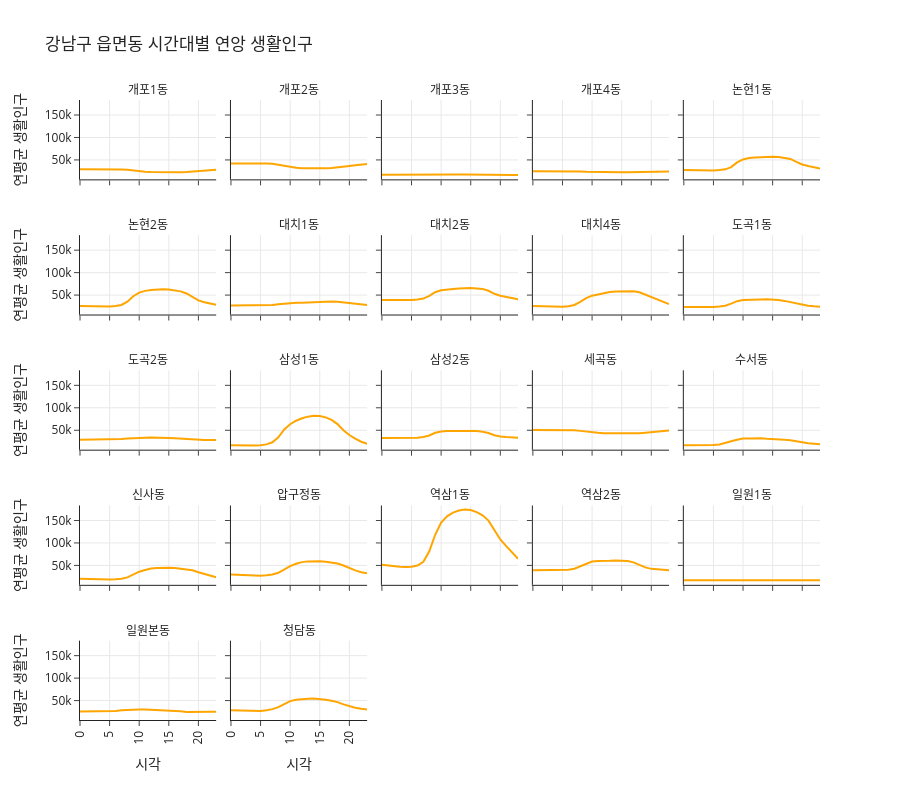

The notebook cell this image was saved under:
### Code cell
# 강남구

fig = px.line(SPOP_2025_ADM_mid[SPOP_2025_ADM_mid['SGG_NM']=='강남구'], 
              x = 'TT_str', 
              y = 'SPOP_mid', 
              labels = {'TT_str' : '시각', 'SPOP_mid' : '연평균 생활인구'},
              title = '강남구 읍면동 시간대별 연앙 생활인구',
              facet_col = 'ADMI_NM',
              facet_col_wrap = 5,
              facet_row_spacing=0.09, # default is 0.07 when facet_col_wrap is used
              facet_col_spacing=0.02,
              # markers = True,   # 마커추가
              height = 800,
              template="simple_white"
             )

fig.update_yaxes(showgrid=True)
fig.update_xaxes(showgrid=True, tickangle=-90)
# fig.update_xaxes(rangeslider_visible=True) # x축 범위를 설정
fig.update_traces(line_color='orange')

fig.for_each_annotation(lambda a: a.update(text=a.text.split("=")[-1]))


fig.show()
fig.write_html("html/1_5.html")

### Figure 1 — Plotly figure (JSON) as saved in the notebook; plotly's stock layout.template omitted (floating-point values rounded to 4 significant figures)
{"data": [{"hovertemplate": "ADMI_NM=개포1동<br>시각=%{x}<br>연평균 생활인구=%{y}<extra></extra>", "legendgroup": "", "line": {"color": "orange", "dash": "solid"}, "marker": {"symbol": "circle"}, "mode": "lines", "name": "", "orientation": "v", "showlegend": false, "type": "scatter", "x": [0, 1, 2, 3, 4, 5, 6, 7, 8, 9, 10, 11, 12, 13, 14, 15, 16, 17, 18, 19, 20, 21, 22, 23], "xaxis": "x21", "y": [29350.0, 29510.0, 29690.0, 29760.0, 29780.0, 29720.0, 29350.0, 28930.0, 27890.0, 26060.0, 24640.0, 23630.0, 22990.0, 22660.0, 22540.0, 22450.0, 22390.0, 22540.0, 22940.0, 23990.0, 25120.0, 26250.0, 27590.0, 28400.0], "yaxis": "y21"}, {"hovertemplate": "ADMI_NM=개포2동<br>시각=%{x}<br>연평균 생활인구=%{y}<extra></extra>", "legendgroup": "", "line": {"color": "orange", "dash": "solid"}, "marker": {"symbol": "circle"}, "mode": "lines", "name": "", "orientation": "v", "showlegend": false, "type": "scatter", "x": [0, 1, 2, 3, 4, 5, 6, 7, 8, 9, 10, 11, 12, 13, 14, 15, 16, 17, 18, 19, 20, 21, 22, 23], "xaxis": "x22", "y": [42170.0, 42310.0, 42490.0, 42570.0, 42580.0, 42550.0, 42180.0, 41450.0, 39150.0, 35830.0, 33820.0, 32500.0, 31670.0, 31230.0, 31030.0, 31130.0, 31490.0, 32060.0, 32960.0, 34770.0, 36450.0, 38140.0, 40020.0, 41080.0], "yaxis": "y22"}, {"hovertemplate": "ADMI_NM=개포3동<br>시각=%{x}<br>연평균 생활인구=%{y}<extra></extra>", "legendgroup": "", "line": {"color": "orange", "dash": "solid"}, "marker": {"symbol": "circle"}, "mode": "lines", "name": "", "orientation": "v", "showlegend": false, "type": "scatter", "x": [0, 1, 2, 3, 4, 5, 6, 7, 8, 9, 10, 11, 12, 13, 14, 15, 16, 17, 18, 19, 20, 21, 22, 23], "xaxis": "x23", "y": [17020.0, 17090.0, 17180.0, 17210.0, 17220.0, 17250.0, 17410.0, 17920.0, 18650.0, 18480.0, 18200.0, 17880.0, 17510.0, 17400.0, 17320.0, 17150.0, 16750.0, 16280.0, 15730.0, 15580.0, 15800.0, 16110.0, 16500.0, 16720.0], "yaxis": "y23"}, {"hovertemplate": "ADMI_NM=개포4동<br>시각=%{x}<br>연평균 생활인구=%{y}<extra></extra>", "legendgroup": "", "line": {"color": "orange", "dash": "solid"}, "marker": {"symbol": "circle"}, "mode": "lines", "name": "", "orientation": "v", "showlegend": false, "type": "scatter", "x": [0, 1, 2, 3, 4, 5, 6, 7, 8, 9, 10, 11, 12, 13, 14, 15, 16, 17, 18, 19, 20, 21, 22, 23], "xaxis": "x24", "y": [24880.0, 24970.0, 25080.0, 25130.0, 25140.0, 25110.0, 24950.0, 24890.0, 24330.0, 23770.0, 23380.0, 23130.0, 22960.0, 22700.0, 22530.0, 22610.0, 22680.0, 22710.0, 22920.0, 23080.0, 23270.0, 23640.0, 24190.0, 24490.0], "yaxis": "y24"}, {"hovertemplate": "ADMI_NM=논현1동<br>시각=%{x}<br>연평균 생활인구=%{y}<extra></extra>", "legendgroup": "", "line": {"color": "orange", "dash": "solid"}, "marker": {"symbol": "circle"}, "mode": "lines", "name": "", "orientation": "v", "showlegend": false, "type": "scatter", "x": [0, 1, 2, 3, 4, 5, 6, 7, 8, 9, 10, 11, 12, 13, 14, 15, 16, 17, 18, 19, 20, 21, 22, 23], "xaxis": "x25", "y": [27860.0, 27370.0, 26970.0, 26670.0, 26500.0, 26650.0, 27370.0, 29130.0, 34140.0, 44440.0, 51180.0, 54070.0, 55140.0, 56340.0, 57310.0, 57260.0, 56420.0, 55020.0, 52160.0, 45770.0, 39910.0, 36480.0, 33550.0, 30890.0], "yaxis": "y25"}, {"hovertemplate": "ADMI_NM=논현2동<br>시각=%{x}<br>연평균 생활인구=%{y}<extra></extra>", "legendgroup": "", "line": {"color": "orange", "dash": "solid"}, "marker": {"symbol": "circle"}, "mode": "lines", "name": "", "orientation": "v", "showlegend": false, "type": "scatter", "x": [0, 1, 2, 3, 4, 5, 6, 7, 8, 9, 10, 11, 12, 13, 14, 15, 16, 17, 18, 19, 20, 21, 22, 23], "xaxis": "x16", "y": [25920.0, 25420.0, 24890.0, 24590.0, 24430.0, 24610.0, 25670.0, 28040.0, 35260.0, 47580.0, 55600.0, 59370.0, 61280.0, 62400.0, 62920.0, 62370.0, 60760.0, 58290.0, 53670.0, 44970.0, 38060.0, 33900.0, 30790.0, 28530.0], "yaxis": "y16"}, {"hovertemplate": "ADMI_NM=대치1동<br>시각=%{x}<br>연평균 생활인구=%{y}<extra></extra>", "legendgroup": "", "line": {"color": "orange", "dash": "solid"}, "marker": {"symbol": "circle"}, "mode": "lines", "name": "", "orientation": "v", "showlegend": false, "type": "scatter", "x": [0, 1, 2, 3, 4, 5, 6, 7, 8, 9, 10, 11, 12, 13, 14, 15, 16, 17, 18, 19, 20, 21, 22, 23], "xaxis": "x17", "y": [26760.0, 26720.0, 26720.0, 26700.0, 26730.0, 26870.0, 27150.0, 27910.0, 29720.0, 31100.0, 32070.0, 32730.0, 33090.0, 33780.0, 34410.0, 34960.0, 35360.0, 35540.0, 35050.0, 33630.0, 32440.0, 31700.0, 29920.0, 27890.0], "yaxis": "y17"}, {"hovertemplate": "ADMI_NM=대치2동<br>시각=%{x}<br>연평균 생활인구=%{y}<extra></extra>", "legendgroup": "", "line": {"color": "orange", "dash": "solid"}, "marker": {"symbol": "circle"}, "mode": "lines", "name": "", "orientation": "v", "showlegend": false, "type": "scatter", "x": [0, 1, 2, 3, 4, 5, 6, 7, 8, 9, 10, 11, 12, 13, 14, 15, 16, 17, 18, 19, 20, 21, 22, 23], "xaxis": "x18", "y": [38960.0, 38850.0, 38870.0, 38870.0, 38900.0, 39210.0, 40110.0, 42200.0, 48280.0, 56430.0, 60810.0, 62710.0, 63520.0, 64840.0, 65520.0, 65740.0, 64920.0, 63770.0, 59600.0, 52860.0, 48450.0, 46090.0, 43210.0, 40520.0], "yaxis": "y18"}, {"hovertemplate": "ADMI_NM=대치4동<br>시각=%{x}<br>연평균 생활인구=%{y}<extra></extra>", "legendgroup": "", "line": {"color": "orange", "dash": "solid"}, "marker": {"symbol": "circle"}, "mode": "lines", "name": "", "orientation": "v", "showlegend": false, "type": "scatter", "x": [0, 1, 2, 3, 4, 5, 6, 7, 8, 9, 10, 11, 12, 13, 14, 15, 16, 17, 18, 19, 20, 21, 22, 23], "xaxis": "x19", "y": [25560.0, 25060.0, 24590.0, 24310.0, 24170.0, 24190.0, 25010.0, 27990.0, 34870.0, 43110.0, 48750.0, 52030.0, 54590.0, 56990.0, 58130.0, 58580.0, 58580.0, 58440.0, 56280.0, 50810.0, 45640.0, 41330.0, 35380.0, 29820.0], "yaxis": "y19"}, {"hovertemplate": "ADMI_NM=도곡1동<br>시각=%{x}<br>연평균 생활인구=%{y}<extra></extra>", "legendgroup": "", "line": {"color": "orange", "dash": "solid"}, "marker": {"symbol": "circle"}, "mode": "lines", "name": "", "orientation": "v", "showlegend": false, "type": "scatter", "x": [0, 1, 2, 3, 4, 5, 6, 7, 8, 9, 10, 11, 12, 13, 14, 15, 16, 17, 18, 19, 20, 21, 22, 23], "xaxis": "x20", "y": [23400.0, 23270.0, 23180.0, 23140.0, 23180.0, 23460.0, 24390.0, 26390.0, 30900.0, 36410.0, 38930.0, 39920.0, 40120.0, 40370.0, 40640.0, 40100.0, 38870.0, 37090.0, 34420.0, 30700.0, 28010.0, 26440.0, 25200.0, 24260.0], "yaxis": "y20"}, {"hovertemplate": "ADMI_NM=도곡2동<br>시각=%{x}<br>연평균 생활인구=%{y}<extra></extra>", "legendgroup": "", "line": {"color": "orange", "dash": "solid"}, "marker": {"symbol": "circle"}, "mode": "lines", "name": "", "orientation": "v", "showlegend": false, "type": "scatter", "x": [0, 1, 2, 3, 4, 5, 6, 7, 8, 9, 10, 11, 12, 13, 14, 15, 16, 17, 18, 19, 20, 21, 22, 23], "xaxis": "x11", "y": [28730.0, 28830.0, 28730.0, 28690.0, 28750.0, 28900.0, 29460.0, 30380.0, 31600.0, 32630.0, 33220.0, 33490.0, 33630.0, 33700.0, 33500.0, 32940.0, 32180.0, 31320.0, 30340.0, 29120.0, 28390.0, 28210.0, 28440.0, 28440.0], "yaxis": "y11"}, {"hovertemplate": "ADMI_NM=삼성1동<br>시각=%{x}<br>연평균 생활인구=%{y}<extra></extra>", "legendgroup": "", "line": {"color": "orange", "dash": "solid"}, "marker": {"symbol": "circle"}, "mode": "lines", "name": "", "orientation": "v", "showlegend": false, "type": "scatter", "x": [0, 1, 2, 3, 4, 5, 6, 7, 8, 9, 10, 11, 12, 13, 14, 15, 16, 17, 18, 19, 20, 21, 22, 23], "xaxis": "x12", "y": [16880.0, 16420.0, 16010.0, 15830.0, 15890.0, 16490.0, 18530.0, 23210.0, 34370.0, 51760.0, 63380.0, 71240.0, 76750.0, 80300.0, 82360.0, 81770.0, 78720.0, 73110.0, 63720.0, 49960.0, 39340.0, 31180.0, 24400.0, 20000.0], "yaxis": "y12"}, {"hovertemplate": "ADMI_NM=삼성2동<br>시각=%{x}<br>연평균 생활인구=%{y}<extra></extra>", "legendgroup": "", "line": {"color": "orange", "dash": "solid"}, "marker": {"symbol": "circle"}, "mode": "lines", "name": "", "orientation": "v", "showlegend": false, "type": "scatter", "x": [0, 1, 2, 3, 4, 5, 6, 7, 8, 9, 10, 11, 12, 13, 14, 15, 16, 17, 18, 19, 20, 21, 22, 23], "xaxis": "x13", "y": [32940.0, 32910.0, 32890.0, 32820.0, 32770.0, 32850.0, 33420.0, 34950.0, 38360.0, 44350.0, 47200.0, 48250.0, 48560.0, 48730.0, 48990.0, 48900.0, 48250.0, 46740.0, 43860.0, 38990.0, 36030.0, 34790.0, 34180.0, 33520.0], "yaxis": "y13"}, {"hovertemplate": "ADMI_NM=세곡동<br>시각=%{x}<br>연평균 생활인구=%{y}<extra></extra>", "legendgroup": "", "line": {"color": "orange", "dash": "solid"}, "marker": {"symbol": "circle"}, "mode": "lines", "name": "", "orientation": "v", "showlegend": false, "type": "scatter", "x": [0, 1, 2, 3, 4, 5, 6, 7, 8, 9, 10, 11, 12, 13, 14, 15, 16, 17, 18, 19, 20, 21, 22, 23], "xaxis": "x14", "y": [50350.0, 50530.0, 50690.0, 50760.0, 50800.0, 50730.0, 50680.0, 50230.0, 48620.0, 46740.0, 45440.0, 44210.0, 43420.0, 42930.0, 42920.0, 43150.0, 43190.0, 43000.0, 43310.0, 44460.0, 45720.0, 47100.0, 48470.0, 49510.0], "yaxis": "y14"}, {"hovertemplate": "ADMI_NM=수서동<br>시각=%{x}<br>연평균 생활인구=%{y}<extra></extra>", "legendgroup": "", "line": {"color": "orange", "dash": "solid"}, "marker": {"symbol": "circle"}, "mode": "lines", "name": "", "orientation": "v", "showlegend": false, "type": "scatter", "x": [0, 1, 2, 3, 4, 5, 6, 7, 8, 9, 10, 11, 12, 13, 14, 15, 16, 17, 18, 19, 20, 21, 22, 23], "xaxis": "x15", "y": [16700.0, 16580.0, 16510.0, 16520.0, 16560.0, 17020.0, 18250.0, 21220.0, 25380.0, 28840.0, 31370.0, 31500.0, 32290.0, 32280.0, 31100.0, 30920.0, 30190.0, 28910.0, 27690.0, 25080.0, 22860.0, 21270.0, 19980.0, 18600.0], "yaxis": "y15"}, {"hovertemplate": "ADMI_NM=신사동<br>시각=%{x}<br>연평균 생활인구=%{y}<extra></extra>", "legendgroup": "", "line": {"color": "orange", "dash": "solid"}, "marker": {"symbol": "circle"}, "mode": "lines", "name": "", "orientation": "v", "showlegend": false, "type": "scatter", "x": [0, 1, 2, 3, 4, 5, 6, 7, 8, 9, 10, 11, 12, 13, 14, 15, 16, 17, 18, 19, 20, 21, 22, 23], "xaxis": "x6", "y": [20280.0, 19650.0, 19110.0, 18740.0, 18580.0, 18570.0, 18950.0, 20190.0, 23300.0, 30040.0, 36030.0, 39840.0, 42940.0, 44000.0, 44820.0, 44920.0, 44190.0, 43100.0, 42010.0, 39260.0, 34890.0, 30920.0, 26820.0, 23510.0], "yaxis": "y6"}, {"hovertemplate": "ADMI_NM=압구정동<br>시각=%{x}<br>연평균 생활인구=%{y}<extra></extra>", "legendgroup": "", "line": {"color": "orange", "dash": "solid"}, "marker": {"symbol": "circle"}, "mode": "lines", "name": "", "orientation": "v", "showlegend": false, "type": "scatter", "x": [0, 1, 2, 3, 4, 5, 6, 7, 8, 9, 10, 11, 12, 13, 14, 15, 16, 17, 18, 19, 20, 21, 22, 23], "xaxis": "x7", "y": [29910.0, 29260.0, 28510.0, 27830.0, 27330.0, 27240.0, 27860.0, 29590.0, 33650.0, 41610.0, 48470.0, 53650.0, 57300.0, 58970.0, 59830.0, 59410.0, 58170.0, 56530.0, 54330.0, 49780.0, 44070.0, 38960.0, 34900.0, 32320.0], "yaxis": "y7"}, {"hovertemplate": "ADMI_NM=역삼1동<br>시각=%{x}<br>연평균 생활인구=%{y}<extra></extra>", "legendgroup": "", "line": {"color": "orange", "dash": "solid"}, "marker": {"symbol": "circle"}, "mode": "lines", "name": "", "orientation": "v", "showlegend": false, "type": "scatter", "x": [0, 1, 2, 3, 4, 5, 6, 7, 8, 9, 10, 11, 12, 13, 14, 15, 16, 17, 18, 19, 20, 21, 22, 23], "xaxis": "x8", "y": [51670.0, 49920.0, 48330.0, 47240.0, 46650.0, 46930.0, 49670.0, 57950.0, 81590.0, 118200.0, 145500.0, 159200.0, 167600.0, 172300.0, 174600.0, 173400.0, 168600.0, 161600.0, 149800.0, 128500.0, 107900.0, 92790.0, 78080.0, 64940.0], "yaxis": "y8"}, {"hovertemplate": "ADMI_NM=역삼2동<br>시각=%{x}<br>연평균 생활인구=%{y}<extra></extra>", "legendgroup": "", "line": {"color": "orange", "dash": "solid"}, "marker": {"symbol": "circle"}, "mode": "lines", "name": "", "orientation": "v", "showlegend": false, "type": "scatter", "x": [0, 1, 2, 3, 4, 5, 6, 7, 8, 9, 10, 11, 12, 13, 14, 15, 16, 17, 18, 19, 20, 21, 22, 23], "xaxis": "x9", "y": [39000.0, 39100.0, 39180.0, 39210.0, 39210.0, 39480.0, 40370.0, 42600.0, 48050.0, 54790.0, 58580.0, 59640.0, 59430.0, 60220.0, 61000.0, 60930.0, 59690.0, 56790.0, 51490.0, 45640.0, 42310.0, 40910.0, 40210.0, 39290.0], "yaxis": "y9"}, {"hovertemplate": "ADMI_NM=일원1동<br>시각=%{x}<br>연평균 생활인구=%{y}<extra></extra>", "legendgroup": "", "line": {"color": "orange", "dash": "solid"}, "marker": {"symbol": "circle"}, "mode": "lines", "name": "", "orientation": "v", "showlegend": false, "type": "scatter", "x": [0, 1, 2, 3, 4, 5, 6, 7, 8, 9, 10, 11, 12, 13, 14, 15, 16, 17, 18, 19, 20, 21, 22, 23], "xaxis": "x10", "y": [16960.0, 16930.0, 16910.0, 16890.0, 16860.0, 16810.0, 16780.0, 16810.0, 16580.0, 16270.0, 16250.0, 16330.0, 16360.0, 16150.0, 15970.0, 16050.0, 16160.0, 16380.0, 16570.0, 16870.0, 17020.0, 17130.0, 17150.0, 17140.0], "yaxis": "y10"}, {"hovertemplate": "ADMI_NM=일원본동<br>시각=%{x}<br>연평균 생활인구=%{y}<extra></extra>", "legendgroup": "", "line": {"color": "orange", "dash": "solid"}, "marker": {"symbol": "circle"}, "mode": "lines", "name": "", "orientation": "v", "showlegend": false, "type": "scatter", "x": [0, 1, 2, 3, 4, 5, 6, 7, 8, 9, 10, 11, 12, 13, 14, 15, 16, 17, 18, 19, 20, 21, 22, 23], "xaxis": "x", "y": [25620.0, 25730.0, 25820.0, 25850.0, 25920.0, 26060.0, 26710.0, 28290.0, 29380.0, 29840.0, 30360.0, 30260.0, 29590.0, 29180.0, 29260.0, 28900.0, 27760.0, 26000.0, 24500.0, 24270.0, 24490.0, 24770.0, 25180.0, 25350.0], "yaxis": "y"}, {"hovertemplate": "ADMI_NM=청담동<br>시각=%{x}<br>연평균 생활인구=%{y}<extra></extra>", "legendgroup": "", "line": {"color": "orange", "dash": "solid"}, "marker": {"symbol": "circle"}, "mode": "lines", "name": "", "orientation": "v", "showlegend": false, "type": "scatter", "x": [0, 1, 2, 3, 4, 5, 6, 7, 8, 9, 10, 11, 12, 13, 14, 15, 16, 17, 18, 19, 20, 21, 22, 23], "xaxis": "x2", "y": [28350.0, 27880.0, 27400.0, 27000.0, 26760.0, 26980.0, 28390.0, 30940.0, 35500.0, 42710.0, 48740.0, 52020.0, 53780.0, 54290.0, 54660.0, 53780.0, 52000.0, 49630.0, 46520.0, 41480.0, 36990.0, 34100.0, 31770.0, 29990.0], "yaxis": "y2"}], "layout": {"annotations": [{"font": {}, "showarrow": false, "text": "일원본동", "x": 0.092, "xanchor": "center", "xref": "paper", "y": 0.128, "yanchor": "bottom", "yref": "paper"}, {"font": {}, "showarrow": false, "text": "청담동", "x": 0.296, "xanchor": "center", "xref": "paper", "y": 0.128, "yanchor": "bottom", "yref": "paper"}, {"font": {}, "showarrow": false, "text": "신사동", "x": 0.092, "xanchor": "center", "xref": "paper", "y": 0.346, "yanchor": "bottom", "yref": "paper"}, {"font": {}, "showarrow": false, "text": "압구정동", "x": 0.296, "xanchor": "center", "xref": "paper", "y": 0.346, "yanchor": "bottom", "yref": "paper"}, {"font": {}, "showarrow": false, "text": "역삼1동", "x": 0.5, "xanchor": "center", "xref": "paper", "y": 0.346, "yanchor": "bottom", "yref": "paper"}, {"font": {}, "showarrow": false, "text": "역삼2동", "x": 0.704, "xanchor": "center", "xref": "paper", "y": 0.346, "yanchor": "bottom", "yref": "paper"}, {"font": {}, "showarrow": false, "text": "일원1동", "x": 0.908, "xanchor": "center", "xref": "paper", "y": 0.346, "yanchor": "bottom", "yref": "paper"}, {"font": {}, "showarrow": false, "text": "도곡2동", "x": 0.092, "xanchor": "center", "xref": "paper", "y": 0.564, "yanchor": "bottom", "yref": "paper"}, {"font": {}, "showarrow": false, "text": "삼성1동", "x": 0.296, "xanchor": "center", "xref": "paper", "y": 0.564, "yanchor": "bottom", "yref": "paper"}, {"font": {}, "showarrow": false, "text": "삼성2동", "x": 0.5, "xanchor": "center", "xref": "paper", "y": 0.564, "yanchor": "bottom", "yref": "paper"}, {"font": {}, "showarrow": false, "text": "세곡동", "x": 0.704, "xanchor": "center", "xref": "paper", "y": 0.564, "yanchor": "bottom", "yref": "paper"}, {"font": {}, "showarrow": false, "text": "수서동", "x": 0.908, "xanchor": "center", "xref": "paper", "y": 0.564, "yanchor": "bottom", "yref": "paper"}, {"font": {}, "showarrow": false, "text": "논현2동", "x": 0.092, "xanchor": "center", "xref": "paper", "y": 0.782, "yanchor": "bottom", "yref": "paper"}, {"font": {}, "showarrow": false, "text": "대치1동", "x": 0.296, "xanchor": "center", "xref": "paper", "y": 0.782, "yanchor": "bottom", "yref": "paper"}, {"font": {}, "showarrow": false, "text": "대치2동", "x": 0.5, "xanchor": "center", "xref": "paper", "y": 0.782, "yanchor": "bottom", "yref": "paper"}, {"font": {}, "showarrow": false, "text": "대치4동", "x": 0.704, "xanchor": "center", "xref": "paper", "y": 0.782, "yanchor": "bottom", "yref": "paper"}, {"font": {}, "showarrow": false, "text": "도곡1동", "x": 0.908, "xanchor": "center", "xref": "paper", "y": 0.782, "yanchor": "bottom", "yref": "paper"}, {"font": {}, "showarrow": false, "text": "개포1동", "x": 0.092, "xanchor": "center", "xref": "paper", "y": 1, "yanchor": "bottom", "yref": "paper"}, {"font": {}, "showarrow": false, "text": "개포2동", "x": 0.296, "xanchor": "center", "xref": "paper", "y": 1, "yanchor": "bottom", "yref": "paper"}, {"font": {}, "showarrow": false, "text": "개포3동", "x": 0.5, "xanchor": "center", "xref": "paper", "y": 1, "yanchor": "bottom", "yref": "paper"}, {"font": {}, "showarrow": false, "text": "개포4동", "x": 0.704, "xanchor": "center", "xref": "paper", "y": 1, "yanchor": "bottom", "yref": "paper"}, {"font": {}, "showarrow": false, "text": "논현1동", "x": 0.908, "xanchor": "center", "xref": "paper", "y": 1, "yanchor": "bottom", "yref": "paper"}], "height": 800, "legend": {"tracegroupgap": 0}, "title": {"text": "강남구 읍면동 시간대별 연앙 생활인구"}, "xaxis": {"anchor": "y", "domain": [0, 0.184], "showgrid": true, "tickangle": -90, "title": {"text": "시각"}}, "xaxis10": {"anchor": "y10", "domain": [0.816, 1], "matches": "x", "showgrid": true, "showticklabels": false, "tickangle": -90}, "xaxis11": {"anchor": "y11", "domain": [0, 0.184], "matches": "x", "showgrid": true, "showticklabels": false, "tickangle": -90}, "xaxis12": {"anchor": "y12", "domain": [0.204, 0.388], "matches": "x", "showgrid": true, "showticklabels": false, "tickangle": -90}, "xaxis13": {"anchor": "y13", "domain": [0.408, 0.592], "matches": "x", "showgrid": true, "showticklabels": false, "tickangle": -90}, "xaxis14": {"anchor": "y14", "domain": [0.612, 0.796], "matches": "x", "showgrid": true, "showticklabels": false, "tickangle": -90}, "xaxis15": {"anchor": "y15", "domain": [0.816, 1], "matches": "x", "showgrid": true, "showticklabels": false, "tickangle": -90}, "xaxis16": {"anchor": "y16", "domain": [0, 0.184], "matches": "x", "showgrid": true, "showticklabels": false, "tickangle": -90}, "xaxis17": {"anchor": "y17", "domain": [0.204, 0.388], "matches": "x", "showgrid": true, "showticklabels": false, "tickangle": -90}, "xaxis18": {"anchor": "y18", "domain": [0.408, 0.592], "matches": "x", "showgrid": true, "showticklabels": false, "tickangle": -90}, "xaxis19": {"anchor": "y19", "domain": [0.612, 0.796], "matches": "x", "showgrid": true, "showticklabels": false, "tickangle": -90}, "xaxis2": {"anchor": "y2", "domain": [0.204, 0.388], "matches": "x", "showgrid": true, "tickangle": -90, "title": {"text": "시각"}}, "xaxis20": {"anchor": "y20", "domain": [0.816, 1], "matches": "x", "showgrid": true, "showticklabels": false, "tickangle": -90}, "xaxis21": {"anchor": "y21", "domain": [0, 0.184], "matches": "x", "showgrid": true, "showticklabels": false, "tickangle": -90}, "xaxis22": {"anchor": "y22", "domain": [0.204, 0.388], "matches": "x", "showgrid": true, "showticklabels": false, "tickangle": -90}, "xaxis23": {"anchor": "y23", "domain": [0.408, 0.592], "matches": "x", "showgrid": true, "showticklabels": false, "tickangle": -90}, "xaxis24": {"anchor": "y24", "domain": [0.612, 0.796], "matches": "x", "showgrid": true, "showticklabels": false, "tickangle": -90}, "xaxis25": {"anchor": "y25", "domain": [0.816, 1], "matches": "x", "showgrid": true, "showticklabels": false, "tickangle": -90}, "xaxis3": {"anchor": "y3", "domain": [0.408, 0.592], "matches": "x", "showgrid": true, "tickangle": -90, "title": {"text": "시각"}}, "xaxis4": {"anchor": "y4", "domain": [0.612, 0.796], "matches": "x", "showgrid": true, "tickangle": -90, "title": {"text": "시각"}}, "xaxis5": {"anchor": "y5", "domain": [0.816, 1], "matches": "x", "showgrid": true, "tickangle": -90, "title": {"text": "시각"}}, "xaxis6": {"anchor": "y6", "domain": [0, 0.184], "matches": "x", "showgrid": true, "showticklabels": false, "tickangle": -90}, "xaxis7": {"anchor": "y7", "domain": [0.204, 0.388], "matches": "x", "showgrid": true, "showticklabels": false, "tickangle": -90}, "xaxis8": {"anchor": "y8", "domain": [0.408, 0.592], "matches": "x", "showgrid": true, "showticklabels": false, "tickangle": -90}, "xaxis9": {"anchor": "y9", "domain": [0.612, 0.796], "matches": "x", "showgrid": true, "showticklabels": false, "tickangle": -90}, "yaxis": {"anchor": "x", "domain": [0, 0.128], "showgrid": true, "title": {"text": "연평균 생활인구"}}, "yaxis10": {"anchor": "x10", "domain": [0.218, 0.346], "matches": "y", "showgrid": true, "showticklabels": false}, "yaxis11": {"anchor": "x11", "domain": [0.436, 0.564], "matches": "y", "showgrid": true, "title": {"text": "연평균 생활인구"}}, "yaxis12": {"anchor": "x12", "domain": [0.436, 0.564], "matches": "y", "showgrid": true, "showticklabels": false}, "yaxis13": {"anchor": "x13", "domain": [0.436, 0.564], "matches": "y", "showgrid": true, "showticklabels": false}, "yaxis14": {"anchor": "x14", "domain": [0.436, 0.564], "matches": "y", "showgrid": true, "showticklabels": false}, "yaxis15": {"anchor": "x15", "domain": [0.436, 0.564], "matches": "y", "showgrid": true, "showticklabels": false}, "yaxis16": {"anchor": "x16", "domain": [0.654, 0.782], "matches": "y", "showgrid": true, "title": {"text": "연평균 생활인구"}}, "yaxis17": {"anchor": "x17", "domain": [0.654, 0.782], "matches": "y", "showgrid": true, "showticklabels": false}, "yaxis18": {"anchor": "x18", "domain": [0.654, 0.782], "matches": "y", "showgrid": true, "showticklabels": false}, "yaxis19": {"anchor": "x19", "domain": [0.654, 0.782], "matches": "y", "showgrid": true, "showticklabels": false}, "yaxis2": {"anchor": "x2", "domain": [0, 0.128], "matches": "y", "showgrid": true, "showticklabels": false}, "yaxis20": {"anchor": "x20", "domain": [0.654, 0.782], "matches": "y", "showgrid": true, "showticklabels": false}, "yaxis21": {"anchor": "x21", "domain": [0.872, 1], "matches": "y", "showgrid": true, "title": {"text": "연평균 생활인구"}}, "yaxis22": {"anchor": "x22", "domain": [0.872, 1], "matches": "y", "showgrid": true, "showticklabels": false}, "yaxis23": {"anchor": "x23", "domain": [0.872, 1], "matches": "y", "showgrid": true, "showticklabels": false}, "yaxis24": {"anchor": "x24", "domain": [0.872, 1], "matches": "y", "showgrid": true, "showticklabels": false}, "yaxis25": {"anchor": "x25", "domain": [0.872, 1], "matches": "y", "showgrid": true, "showticklabels": false}, "yaxis3": {"anchor": "x3", "domain": [0, 0.128], "matches": "y", "showgrid": true, "showticklabels": false}, "yaxis4": {"anchor": "x4", "domain": [0, 0.128], "matches": "y", "showgrid": true, "showticklabels": false}, "yaxis5": {"anchor": "x5", "domain": [0, 0.128], "matches": "y", "showgrid": true, "showticklabels": false}, "yaxis6": {"anchor": "x6", "domain": [0.218, 0.346], "matches": "y", "showgrid": true, "title": {"text": "연평균 생활인구"}}, "yaxis7": {"anchor": "x7", "domain": [0.218, 0.346], "matches": "y", "showgrid": true, "showticklabels": false}, "yaxis8": {"anchor": "x8", "domain": [0.218, 0.346], "matches": "y", "showgrid": true, "showticklabels": false}, "yaxis9": {"anchor": "x9", "domain": [0.218, 0.346], "matches": "y", "showgrid": true, "showticklabels": false}}}
